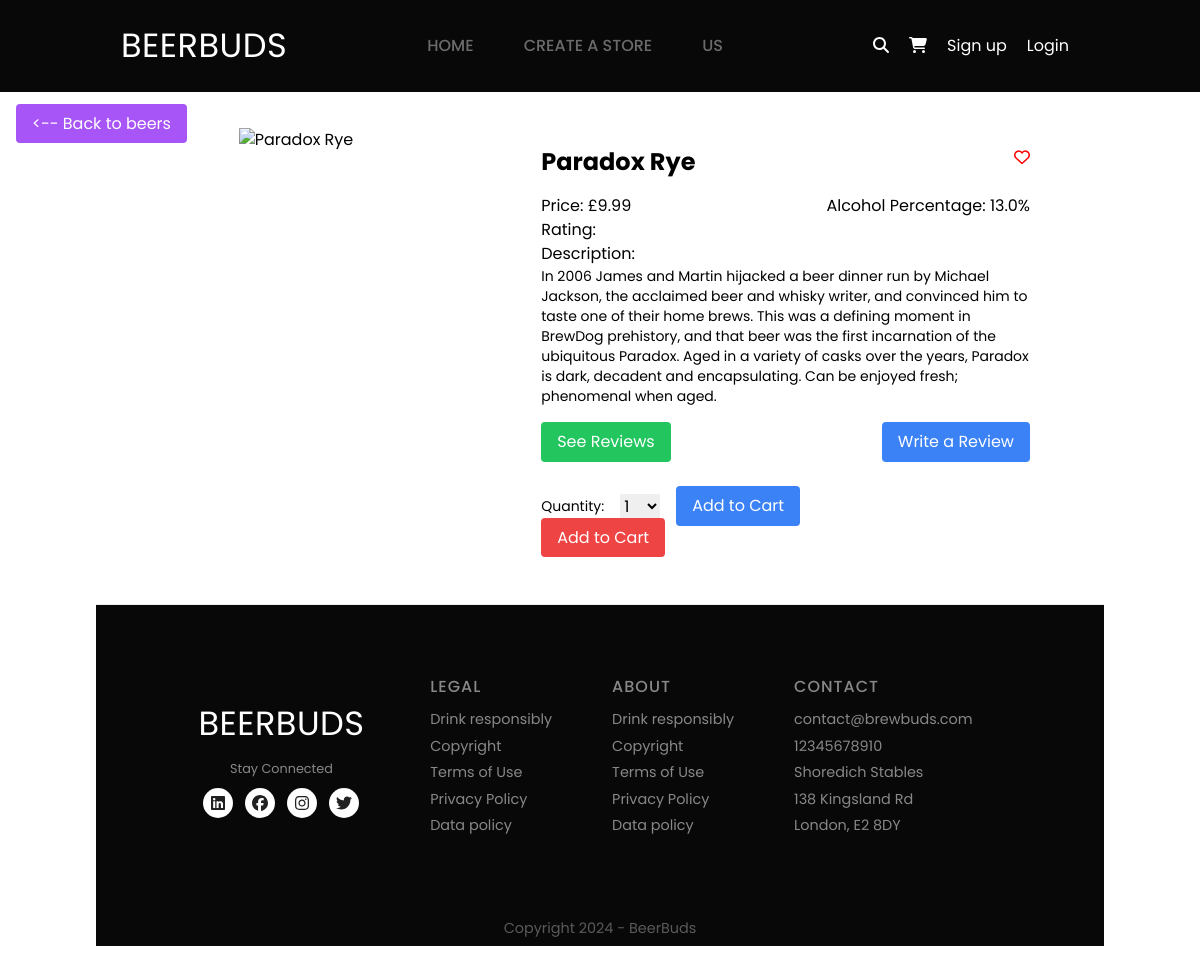
/beer/5/, run on the app's committed database.
### marketplace/models.py (models this page shows, shortened)
class Beer(models.Model):
    name = models.CharField(max_length=255, blank=False, null=False)
    description = models.TextField(blank=False, validators=[ MinLengthValidator(50, 'Please enter a description of at least 50 characters')])
    stock_quantity = models.IntegerField(blank=False, null=False)
    price = models.DecimalField(blank=False, null=False, max_digits=6, decimal_places=2)
    store_id = models.ForeignKey(Store, related_name='beer_store', on_delete=models.CASCADE)
    beer_image = models.ImageField(upload_to='beer_images', blank=False, null=False)
    volume = models.DecimalField(max_digits=6, decimal_places=2)
    abv = models.DecimalField(max_digits=6, decimal_places=1)
    ingredients = models.TextField(validators=[ MinLengthValidator(50, 'Please enter a description of at least 50 characters')])

### marketplace/views.py (the view)
# urls.py: path('beer/<int:id>/', views.beer_show, name='beer_show'),
def beer_show(request, id):
  form = CartItemForm()
  beer = get_object_or_404(Beer, id=id)
  reviews = Review.objects.filter(beer_id=id)
  return render(request, 'marketplace/beer_show.html', {'beer': beer, 'beer_reviews': reviews, 'form': form})

### marketplace/forms.py
class CartItemForm(forms.ModelForm):
    class Meta:
        model = CartItem
        fields = ['quantity']
        exclude = ('beer_id','profile_id')
        widgets = {
            'quantity': forms.Select(choices=[(i, str(i)) for i in range(1, 30)]),  # 30 to be changed to the beer stock quantity later
        }

### marketplace/context_processors.py (called while the page is built)
def has_store(request):
    if request.user.is_authenticated:
        return {'has_store': Store.objects.filter(user_id=request.user).exists()}
    return {'has_store': False}

### marketplace/templates/marketplace/beer_show.html (shortened to what this page needs)
{% extends "core/base.html" %}
{% block content %}
  <div>
    <div class="p-4 mb-4 absolute left-0">
      <a href="{% url 'marketplace:beer_index' %}" class="bg-purple-500 text-white px-4 py-2 rounded hover:bg-purple-700">  <-- Back to beers </a>
    </div>
  </div>
  <div class="container-sm flex flex-row justify-between rounded-xl px-10 pt-4">
    <div class="max-w-xs rounded-xl basis-2/5 flex justify-center">
      <img src="{{ beer.beer_image }}" alt="{{ beer.name }}" class="mt-4 h-auto max-h-80">
    </div>
    <div class="p-4 rounded-xl basis-3/5">
      <div class="container p-4 border-2 rounded-xl border-transparent">
        <div class="flex flex-row justify-between">
          <h1 class="text-2xl font-bold mb-4">{{ beer.name }}</h1>
          <a href="{% url 'user_actions:add_favourite' beer.id %}">
            <button class="fa-regular fa-heart" style="color: #ff0000;"></button>
          </a>
        </div>
        <div class="flex flex-row justify-between">
          <p>Price: £{{ beer.price }}</p>
          <p>Alcohol Percentage: {{ beer.abv }}%</p>
        </div>
        <p>Rating: </p>
        <p>Description: </p>
        <p class="text-sm mb-4">{{ beer.description }}</p>
          <div class="flex flex-row justify-between">
            <a href="{% url 'user_actions:beer_reviews_index' beer.id %}" class="bg-green-500 text-white px-4 py-2 rounded hover:bg-green-700">See Reviews</a>
            <a href="{% url 'user_actions:create_review' beer.id %}" class="bg-blue-500 text-white px-4 py-2 rounded hover:bg-blue-700">Write a Review</a>
          </div>
          <div class="mt-6">
            <form method="post" action="{% url 'marketplace:add_to_cart' beer.id %}">
              <div class="flex items-center space-x-4">
                <label for="quantity" class="text-sm">Quantity:</label>
                {{ form.quantity }}
                <button type="submit" class="bg-blue-500 text-white px-4 py-2 rounded hover:bg-blue-600 focus:outline-none focus:shadow-outline-blue">
                  Add to Cart
                </button>
              </div>
            </form>
        <a href="{% url 'marketplace:add_to_cart' beer.id %}" class="bg-red-500 text-white px-4 py-2 rounded hover:bg-orange-700">Add to Cart</a>
      </div>
    </div>
  </div>
{% endblock %}

### core/static/core/styles.css (style rules this page uses)
* { margin: 0px; padding: 0px; font-family: poppins; box-sizing: border-box; }
body { margin: 0px; padding: 0px; font-family: poppins; }
a { text-decoration: none; }

### data on the page
Beer: name "Paradox Rye", price "9.99", abv "13.0", description "In 2006 James and Martin hijacked a beer dinner run by Michael Jackson, the acclaimed beer and whisky writer, and convinced him to taste one of their home brews. This was a defining moment in BrewDog prehistory, and that beer was the first incarnation of the ubiquitous Paradox. Aged in a variety of casks over the years, Paradox is dark, decadent and encapsulating. Can be enjoyed fresh; phenomenal when aged."
